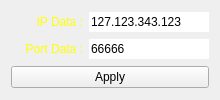
             <widget class="QWidget" name="tab_7">
              <attribute name="title">
               <string>Connection 1</string>
              </attribute>
              <layout class="QGridLayout" name="gridLayout_2">
               <item row="0" column="0">
                <layout class="QHBoxLayout" name="horizontalLayout">
                 <item>
                  <widget class="QLabel" name="label_6">
                   <property name="minimumSize">
                    <size>
                     <width>72</width>
                     <height>0</height>
                    </size>
                   </property>
                   <property name="layoutDirection">
                    <enum>Qt::LeftToRight</enum>
                   </property>
                   <property name="styleSheet">
                    <string notr="true">color: rgb(255, 255, 0);</string>
                   </property>
                   <property name="text">
                    <string>IP Data :</string>
                   </property>
                   <property name="alignment">
                    <set>Qt::AlignRight|Qt::AlignTrailing|Qt::AlignVCenter</set>
                   </property>
                  </widget>
                 </item>
                 <item>
                  <widget class="QLineEdit" name="lineEditIPData">
                   <property name="minimumSize">
                    <size>
                     <width>120</width>
                     <height>0</height>
                    </size>
                   </property>
                   <property name="maximumSize">
                    <size>
                     <width>120</width>
                     <height>16777215</height>
                    </size>
                   </property>
                   <property name="inputMask">
                    <string>000.000.000.000</string>
                   </property>
                   <property name="text">
                    <string>127.123.343.123</string>
                   </property>
                   <property name="maxLength">
                    <number>15</number>
                   </property>
                   <property name="frame">
                    <bool>false</bool>
                   </property>
                  </widget>
                 </item>
                </layout>
               </item>
               <item row="1" column="0">
                <layout class="QHBoxLayout" name="horizontalLayout_2">
                 <item>
                  <widget class="QLabel" name="label_7">
                   <property name="minimumSize">
                    <size>
                     <width>72</width>
                     <height>0</height>
                    </size>
                   </property>
                   <property name="styleSheet">
                    <string notr="true">color: rgb(255, 255, 0);</string>
                   </property>
                   <property name="text">
                    <string>Port Data :</string>
                   </property>
                   <property name="alignment">
                    <set>Qt::AlignRight|Qt::AlignTrailing|Qt::AlignVCenter</set>
                   </property>
                  </widget>
                 </item>
                 <item>
                  <widget class="QLineEdit" name="lineEditPortData">
                   <property name="minimumSize">
                    <size>
                     <width>120</width>
                     <height>0</height>
                    </size>
                   </property>
                   <property name="maximumSize">
                    <size>
                     <width>120</width>
                     <height>16777215</height>
                    </size>
                   </property>
                   <property name="text">
                    <string>66666</string>
                   </property>
                   <property name="maxLength">
                    <number>5</number>
                   </property>
                   <property name="frame">
                    <bool>false</bool>
                   </property>
                  </widget>
                 </item>
                </layout>
               </item>
               <item row="2" column="0">
                <widget class="QPushButton" name="pushButtonApply">
                 <property name="enabled">
                  <bool>true</bool>
                 </property>
                 <property name="styleSheet">
                  <string notr="true"/>
                 </property>
                 <property name="text">
                  <string>Apply</string>
                 </property>
                </widget>
               </item>
              </layout>
             </widget>
